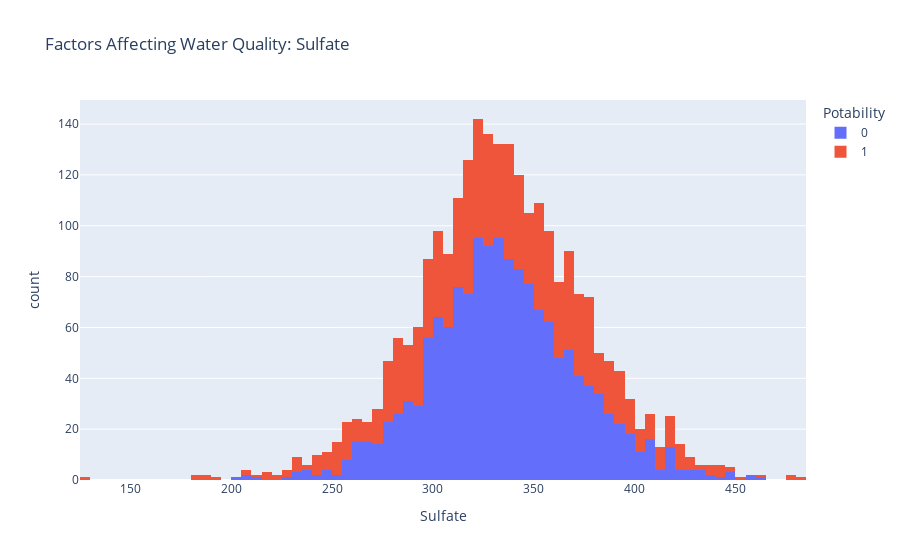

Notebook code cell kept with this figure:
### Markdown cell above
The next factor affecting water quality:

### Code cell
figure = px.histogram(data, x = "Sulfate", 
                      color = "Potability", 
                      title= "Factors Affecting Water Quality: Sulfate")
figure.show()

### Figure 1 — Plotly figure (JSON) as saved in the notebook; plotly's stock layout.template omitted (floating-point values rounded to 4 significant figures; data arrays with more than 128 entries replaced by an {"elided": "..."} marker saying what was removed)
{"data": [{"alignmentgroup": "True", "bingroup": "x", "hovertemplate": "Potability=0<br>Sulfate=%{x}<br>count=%{y}<extra></extra>", "legendgroup": "0", "marker": {"color": "#636efa", "pattern": {"shape": ""}}, "name": "0", "offsetgroup": "0", "orientation": "v", "showlegend": true, "type": "histogram", "x": {"elided": "1998 float values"}, "xaxis": "x", "yaxis": "y"}, {"alignmentgroup": "True", "bingroup": "x", "hovertemplate": "Potability=1<br>Sulfate=%{x}<br>count=%{y}<extra></extra>", "legendgroup": "1", "marker": {"color": "#EF553B", "pattern": {"shape": ""}}, "name": "1", "offsetgroup": "1", "orientation": "v", "showlegend": true, "type": "histogram", "x": {"elided": "1278 float values"}, "xaxis": "x", "yaxis": "y"}], "layout": {"barmode": "relative", "legend": {"title": {"text": "Potability"}, "tracegroupgap": 0}, "title": {"text": "Factors Affecting Water Quality: Sulfate"}, "xaxis": {"anchor": "y", "domain": [0, 1], "title": {"text": "Sulfate"}}, "yaxis": {"anchor": "x", "domain": [0, 1], "title": {"text": "count"}}}}
